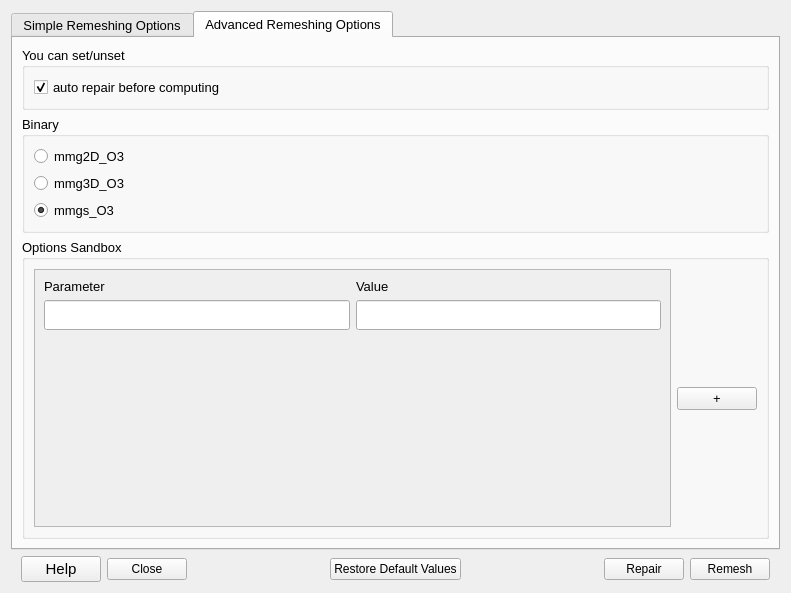
<?xml version="1.0" encoding="UTF-8"?>
<ui version="4.0">
 <class>MyPlugDialog</class>
 <widget class="QWidget" name="MyPlugDialog">
  <property name="geometry">
   <rect>
    <x>0</x>
    <y>0</y>
    <width>791</width>
    <height>593</height>
   </rect>
  </property>
  <property name="sizePolicy">
   <sizepolicy hsizetype="Expanding" vsizetype="Expanding">
    <horstretch>1</horstretch>
    <verstretch>1</verstretch>
   </sizepolicy>
  </property>
  <property name="windowTitle">
   <string>MMG : Remeshing tool</string>
  </property>
  <property name="sizeGripEnabled" stdset="0">
   <bool>true</bool>
  </property>
  <layout class="QGridLayout" name="gridLayout">
   <property name="sizeConstraint">
    <enum>QLayout::SetNoConstraint</enum>
   </property>
   <item row="0" column="0">
    <widget class="QTabWidget" name="TWOptions">
     <property name="enabled">
      <bool>true</bool>
     </property>
     <property name="sizePolicy">
      <sizepolicy hsizetype="Expanding" vsizetype="Expanding">
       <horstretch>1</horstretch>
       <verstretch>1</verstretch>
      </sizepolicy>
     </property>
     <property name="font">
      <font>
       <pointsize>10</pointsize>
      </font>
     </property>
     <property name="mouseTracking">
      <bool>false</bool>
     </property>
     <property name="tabletTracking">
      <bool>false</bool>
     </property>
     <property name="currentIndex">
      <number>1</number>
     </property>
     <property name="elideMode">
      <enum>Qt::ElideNone</enum>
     </property>
     <widget class="QWidget" name="simple">
      <property name="sizePolicy">
       <sizepolicy hsizetype="Expanding" vsizetype="Expanding">
        <horstretch>1</horstretch>
        <verstretch>1</verstretch>
       </sizepolicy>
      </property>
      <attribute name="title">
       <string>Simple Remeshing Options</string>
      </attribute>
      <layout class="QGridLayout" name="gridLayout" rowstretch="1,2,3" columnstretch="25">
       <property name="sizeConstraint">
        <enum>QLayout::SetNoConstraint</enum>
       </property>
       <item row="2" column="0">
        <widget class="QGroupBox" name="groupBox_3">
         <property name="enabled">
          <bool>true</bool>
         </property>
         <property name="sizePolicy">
          <sizepolicy hsizetype="Expanding" vsizetype="Expanding">
           <horstretch>1</horstretch>
           <verstretch>1</verstretch>
          </sizepolicy>
         </property>
         <property name="title">
          <string>You can control</string>
         </property>
         <property name="flat">
          <bool>false</bool>
         </property>
         <property name="checkable">
          <bool>false</bool>
         </property>
         <layout class="QGridLayout" name="gridLayout_3" rowstretch="1,0,0,0,0" columnstretch="1,10,1">
          <property name="sizeConstraint">
           <enum>QLayout::SetNoConstraint</enum>
          </property>
          <property name="rightMargin">
           <number>9</number>
          </property>
          <item row="3" column="0">
           <widget class="QDoubleSpinBox" name="SP_Gradation">
            <property name="singleStep">
             <double>0.010000000000000</double>
            </property>
            <property name="value">
             <double>1.300000000000000</double>
            </property>
           </widget>
          </item>
          <item row="4" column="1">
           <spacer name="verticalSpacer_2">
            <property name="orientation">
             <enum>Qt::Vertical</enum>
            </property>
            <property name="sizeHint" stdset="0">
             <size>
              <width>20</width>
              <height>40</height>
             </size>
            </property>
           </spacer>
          </item>
          <item row="2" column="1">
           <widget class="QLabel" name="label_10">
            <property name="toolTip">
             <string>Mmg will create a mesh that will respect the intersection between the size map
prescribed by the hausdorff parameter and the constant size map
(which means that they keep the smallest size asked).
This intersected size map still respects the gradation parameter.</string>
            </property>
            <property name="text">
             <string>-hsiz: it builds a constant size map of size x.</string>
            </property>
           </widget>
          </item>
          <item row="3" column="2">
           <spacer name="horizontalSpacer_10">
            <property name="orientation">
             <enum>Qt::Horizontal</enum>
            </property>
            <property name="sizeHint" stdset="0">
             <size>
              <width>40</width>
              <height>20</height>
             </size>
            </property>
           </spacer>
          </item>
          <item row="1" column="0">
           <widget class="QDoubleSpinBox" name="SP_Ridge">
            <property name="maximum">
             <double>90.000000000000000</double>
            </property>
            <property name="value">
             <double>45.000000000000000</double>
            </property>
           </widget>
          </item>
          <item row="0" column="2">
           <spacer name="horizontalSpacer_8">
            <property name="orientation">
             <enum>Qt::Horizontal</enum>
            </property>
            <property name="sizeHint" stdset="0">
             <size>
              <width>40</width>
              <height>20</height>
             </size>
            </property>
           </spacer>
          </item>
          <item row="1" column="2">
           <spacer name="horizontalSpacer_7">
            <property name="orientation">
             <enum>Qt::Horizontal</enum>
            </property>
            <property name="sizeHint" stdset="0">
             <size>
              <width>40</width>
              <height>20</height>
             </size>
            </property>
           </spacer>
          </item>
          <item row="0" column="0">
           <widget class="QDoubleSpinBox" name="SP_Geomapp">
            <property name="decimals">
             <number>3</number>
            </property>
            <property name="minimum">
             <double>0.000000000000000</double>
            </property>
            <property name="singleStep">
             <double>0.010000000000000</double>
            </property>
            <property name="stepType">
             <enum>QAbstractSpinBox::AdaptiveDecimalStepType</enum>
            </property>
            <property name="value">
             <double>0.010000000000000</double>
            </property>
           </widget>
          </item>
          <item row="2" column="0">
           <widget class="QDoubleSpinBox" name="SP_HSize">
            <property name="minimum">
             <double>0.010000000000000</double>
            </property>
            <property name="maximum">
             <double>100.000000000000000</double>
            </property>
            <property name="singleStep">
             <double>0.100000000000000</double>
            </property>
            <property name="stepType">
             <enum>QAbstractSpinBox::AdaptiveDecimalStepType</enum>
            </property>
            <property name="value">
             <double>0.100000000000000</double>
            </property>
           </widget>
          </item>
          <item row="1" column="1">
           <widget class="QLabel" name="label_7">
            <property name="toolTip">
             <string>By default it is set to 45°.
                                                    This means that Mmg dectects a sharp angle at the
interface of 2 boundary elements if the angle between their outward
 normals is greater than 45°.</string>
            </property>
            <property name="text">
             <string>-ar: if the angle between the normal vectors of two adjacent faces exceeds this value,
the edge common to the faces is a ridge.</string>
            </property>
           </widget>
          </item>
          <item row="2" column="2">
           <spacer name="horizontalSpacer_9">
            <property name="orientation">
             <enum>Qt::Horizontal</enum>
            </property>
            <property name="sizeHint" stdset="0">
             <size>
              <width>40</width>
              <height>20</height>
             </size>
            </property>
           </spacer>
          </item>
          <item row="3" column="1">
           <widget class="QLabel" name="label_12">
            <property name="toolTip">
             <string>With a gradation of h, two adjacent edges e1 and e2 must respect that : 1/h &lt;= e1/e2 &lt;= h.
By default, the gradation value is of 1.3</string>
            </property>
            <property name="text">
             <string>-hgrad: it controls the ratio between two adjacent edges. </string>
            </property>
           </widget>
          </item>
          <item row="0" column="1">
           <widget class="QLabel" name="label_6">
            <property name="toolTip">
             <string>This value defines a the Hausdorf distance.
A low Hausdorff parameter leads to refine the high curvature areas.</string>
            </property>
            <property name="text">
             <string>-hausd: it defines the boundary approximation, which is the maximal distance between the piecewise linear
representation of the boundary and the reconstructed ideal boundary.</string>
            </property>
           </widget>
          </item>
         </layout>
        </widget>
       </item>
       <item row="1" column="0">
        <widget class="QGroupBox" name="groupBox_2">
         <property name="sizePolicy">
          <sizepolicy hsizetype="Expanding" vsizetype="Expanding">
           <horstretch>1</horstretch>
           <verstretch>1</verstretch>
          </sizepolicy>
         </property>
         <property name="title">
          <string>You can set/unset</string>
         </property>
         <layout class="QGridLayout" name="gridLayout_4" columnstretch="10,5">
          <property name="sizeConstraint">
           <enum>QLayout::SetNoConstraint</enum>
          </property>
          <item row="2" column="0">
           <widget class="QCheckBox" name="CB_InsertEdge">
            <property name="toolTip">
             <string>If set, Mmg will not prevent point insertion/deletion.</string>
            </property>
            <property name="text">
             <string>insert edge</string>
            </property>
            <property name="checked">
             <bool>true</bool>
            </property>
           </widget>
          </item>
          <item row="0" column="0">
           <widget class="QCheckBox" name="CB_MoveEdge">
            <property name="font">
             <font>
              <pointsize>10</pointsize>
              <kerning>true</kerning>
             </font>
            </property>
            <property name="toolTip">
             <string>If set, Mmg will not prevent point relocation.</string>
            </property>
            <property name="text">
             <string>move edge</string>
            </property>
            <property name="checked">
             <bool>true</bool>
            </property>
           </widget>
          </item>
          <item row="1" column="1">
           <spacer name="horizontalSpacer_3">
            <property name="orientation">
             <enum>Qt::Horizontal</enum>
            </property>
            <property name="sizeHint" stdset="0">
             <size>
              <width>40</width>
              <height>20</height>
             </size>
            </property>
           </spacer>
          </item>
          <item row="3" column="0">
           <spacer name="verticalSpacer_5">
            <property name="orientation">
             <enum>Qt::Vertical</enum>
            </property>
            <property name="sizeHint" stdset="0">
             <size>
              <width>20</width>
              <height>40</height>
             </size>
            </property>
           </spacer>
          </item>
          <item row="1" column="0">
           <widget class="QCheckBox" name="CB_SwapEdge">
            <property name="toolTip">
             <string>If set, Mmg will not prevent edge flipping.</string>
            </property>
            <property name="text">
             <string>swap edge</string>
            </property>
            <property name="checked">
             <bool>true</bool>
            </property>
           </widget>
          </item>
          <item row="0" column="1">
           <spacer name="horizontalSpacer_2">
            <property name="orientation">
             <enum>Qt::Horizontal</enum>
            </property>
            <property name="sizeHint" stdset="0">
             <size>
              <width>40</width>
              <height>20</height>
             </size>
            </property>
           </spacer>
          </item>
          <item row="2" column="1">
           <spacer name="horizontalSpacer_5">
            <property name="orientation">
             <enum>Qt::Horizontal</enum>
            </property>
            <property name="sizeHint" stdset="0">
             <size>
              <width>40</width>
              <height>20</height>
             </size>
            </property>
           </spacer>
          </item>
         </layout>
        </widget>
       </item>
       <item row="0" column="0">
        <widget class="QGroupBox" name="groupBox_1">
         <property name="enabled">
          <bool>true</bool>
         </property>
         <property name="sizePolicy">
          <sizepolicy hsizetype="Expanding" vsizetype="Expanding">
           <horstretch>1</horstretch>
           <verstretch>1</verstretch>
          </sizepolicy>
         </property>
         <property name="sizeIncrement">
          <size>
           <width>0</width>
           <height>0</height>
          </size>
         </property>
         <property name="font">
          <font>
           <pointsize>10</pointsize>
          </font>
         </property>
         <property name="mouseTracking">
          <bool>true</bool>
         </property>
         <property name="autoFillBackground">
          <bool>false</bool>
         </property>
         <property name="title">
          <string>Original Mesh</string>
         </property>
         <layout class="QGridLayout" name="gridLayout_2" rowstretch="1,1,1" columnstretch="1,1,15,2">
          <property name="sizeConstraint">
           <enum>QLayout::SetDefaultConstraint</enum>
          </property>
          <property name="bottomMargin">
           <number>9</number>
          </property>
          <property name="verticalSpacing">
           <number>6</number>
          </property>
          <item row="0" column="3">
           <spacer name="horizontalSpacer_6">
            <property name="orientation">
             <enum>Qt::Horizontal</enum>
            </property>
            <property name="sizeHint" stdset="0">
             <size>
              <width>40</width>
              <height>20</height>
             </size>
            </property>
           </spacer>
          </item>
          <item row="1" column="1">
           <widget class="QPushButton" name="PB_MeshFile">
            <property name="sizePolicy">
             <sizepolicy hsizetype="Minimum" vsizetype="Fixed">
              <horstretch>1</horstretch>
              <verstretch>0</verstretch>
             </sizepolicy>
            </property>
            <property name="font">
             <font>
              <pointsize>10</pointsize>
             </font>
            </property>
            <property name="text">
             <string>Mesh File GMF format</string>
            </property>
            <property name="iconSize">
             <size>
              <width>18</width>
              <height>18</height>
             </size>
            </property>
           </widget>
          </item>
          <item row="1" column="3">
           <spacer name="horizontalSpacer_11">
            <property name="orientation">
             <enum>Qt::Horizontal</enum>
            </property>
            <property name="sizeHint" stdset="0">
             <size>
              <width>40</width>
              <height>20</height>
             </size>
            </property>
           </spacer>
          </item>
          <item row="1" column="0">
           <widget class="QLabel" name="label_8">
            <property name="sizePolicy">
             <sizepolicy hsizetype="Expanding" vsizetype="Preferred">
              <horstretch>0</horstretch>
              <verstretch>0</verstretch>
             </sizepolicy>
            </property>
            <property name="text">
             <string>or</string>
            </property>
           </widget>
          </item>
          <item row="1" column="2">
           <widget class="QLineEdit" name="LE_MeshFile">
            <property name="sizePolicy">
             <sizepolicy hsizetype="Expanding" vsizetype="Fixed">
              <horstretch>1</horstretch>
              <verstretch>0</verstretch>
             </sizepolicy>
            </property>
            <property name="font">
             <font>
              <pointsize>10</pointsize>
             </font>
            </property>
           </widget>
          </item>
          <item row="0" column="1">
           <widget class="QPushButton" name="PB_MeshSmesh">
            <property name="sizePolicy">
             <sizepolicy hsizetype="Minimum" vsizetype="Fixed">
              <horstretch>1</horstretch>
              <verstretch>0</verstretch>
             </sizepolicy>
            </property>
            <property name="text">
             <string>Mesh Object Browser</string>
            </property>
            <property name="iconSize">
             <size>
              <width>18</width>
              <height>18</height>
             </size>
            </property>
            <property name="checkable">
             <bool>false</bool>
            </property>
           </widget>
          </item>
          <item row="0" column="2">
           <widget class="QLineEdit" name="LE_MeshSmesh">
            <property name="font">
             <font>
              <pointsize>10</pointsize>
             </font>
            </property>
           </widget>
          </item>
          <item row="2" column="2">
           <spacer name="verticalSpacer">
            <property name="orientation">
             <enum>Qt::Vertical</enum>
            </property>
            <property name="sizeHint" stdset="0">
             <size>
              <width>20</width>
              <height>40</height>
             </size>
            </property>
           </spacer>
          </item>
         </layout>
        </widget>
       </item>
      </layout>
     </widget>
     <widget class="QWidget" name="advanced">
      <property name="sizePolicy">
       <sizepolicy hsizetype="Expanding" vsizetype="Expanding">
        <horstretch>1</horstretch>
        <verstretch>1</verstretch>
       </sizepolicy>
      </property>
      <attribute name="title">
       <string>Advanced Remeshing Options</string>
      </attribute>
      <layout class="QGridLayout" name="gridLayout" rowstretch="1,3,10" columnstretch="0">
       <property name="sizeConstraint">
        <enum>QLayout::SetNoConstraint</enum>
       </property>
       <item row="2" column="0">
        <widget class="QGroupBox" name="groupBox_3">
         <property name="enabled">
          <bool>true</bool>
         </property>
         <property name="sizePolicy">
          <sizepolicy hsizetype="Expanding" vsizetype="Expanding">
           <horstretch>1</horstretch>
           <verstretch>1</verstretch>
          </sizepolicy>
         </property>
         <property name="toolTip">
          <string>If you know well MMG, you can add specific options here.</string>
         </property>
         <property name="title">
          <string>Options Sandbox</string>
         </property>
         <property name="flat">
          <bool>false</bool>
         </property>
         <property name="checkable">
          <bool>false</bool>
         </property>
         <layout class="QGridLayout" name="gridLayout_3" rowstretch="0,0,0" columnstretch="1,0,0,0">
          <property name="sizeConstraint">
           <enum>QLayout::SetNoConstraint</enum>
          </property>
          <property name="rightMargin">
           <number>9</number>
          </property>
          <item row="0" column="3">
           <spacer name="horizontalSpacer_13">
            <property name="orientation">
             <enum>Qt::Horizontal</enum>
            </property>
            <property name="sizeHint" stdset="0">
             <size>
              <width>40</width>
              <height>20</height>
             </size>
            </property>
           </spacer>
          </item>
          <item row="1" column="3">
           <widget class="QPushButton" name="PB_Plus">
            <property name="sizePolicy">
             <sizepolicy hsizetype="Expanding" vsizetype="Fixed">
              <horstretch>0</horstretch>
              <verstretch>0</verstretch>
             </sizepolicy>
            </property>
            <property name="toolTip">
             <string>Add a line.</string>
            </property>
            <property name="text">
             <string>+</string>
            </property>
           </widget>
          </item>
          <item row="2" column="3">
           <spacer name="horizontalSpacer_12">
            <property name="orientation">
             <enum>Qt::Horizontal</enum>
            </property>
            <property name="sizeHint" stdset="0">
             <size>
              <width>40</width>
              <height>20</height>
             </size>
            </property>
           </spacer>
          </item>
          <item row="0" column="0" rowspan="3" colspan="2">
           <widget class="QScrollArea" name="scrollArea">
            <property name="widgetResizable">
             <bool>true</bool>
            </property>
            <property name="alignment">
             <set>Qt::AlignLeading|Qt::AlignLeft|Qt::AlignTop</set>
            </property>
            <widget class="QWidget" name="scrollAreaWidgetContents">
             <property name="geometry">
              <rect>
               <x>0</x>
               <y>0</y>
               <width>639</width>
               <height>245</height>
              </rect>
             </property>
             <layout class="QGridLayout" name="gridLayout_6">
              <item row="0" column="0">
               <layout class="QGridLayout" name="gridLayout_5" columnstretch="0,0">
                <item row="1" column="1">
                 <widget class="QLineEdit" name="LE_SandboxR_1">
                  <property name="minimumSize">
                   <size>
                    <width>0</width>
                    <height>30</height>
                   </size>
                  </property>
                 </widget>
                </item>
                <item row="0" column="1">
                 <widget class="QLabel" name="label_3">
                  <property name="text">
                   <string>Value</string>
                  </property>
                 </widget>
                </item>
                <item row="1" column="0">
                 <widget class="QLineEdit" name="LE_SandboxL_1">
                  <property name="sizePolicy">
                   <sizepolicy hsizetype="Expanding" vsizetype="Fixed">
                    <horstretch>0</horstretch>
                    <verstretch>0</verstretch>
                   </sizepolicy>
                  </property>
                  <property name="minimumSize">
                   <size>
                    <width>0</width>
                    <height>30</height>
                   </size>
                  </property>
                 </widget>
                </item>
                <item row="2" column="0">
                 <spacer name="verticalSpacer_3">
                  <property name="orientation">
                   <enum>Qt::Vertical</enum>
                  </property>
                  <property name="sizeHint" stdset="0">
                   <size>
                    <width>20</width>
                    <height>40</height>
                   </size>
                  </property>
                 </spacer>
                </item>
                <item row="2" column="1">
                 <spacer name="verticalSpacer_4">
                  <property name="orientation">
                   <enum>Qt::Vertical</enum>
                  </property>
                  <property name="sizeHint" stdset="0">
                   <size>
                    <width>20</width>
                    <height>40</height>
                   </size>
                  </property>
                 </spacer>
                </item>
                <item row="0" column="0">
                 <widget class="QLabel" name="label_2">
                  <property name="text">
                   <string>Parameter</string>
                  </property>
                 </widget>
                </item>
               </layout>
              </item>
             </layout>
            </widget>
           </widget>
          </item>
         </layout>
        </widget>
       </item>
       <item row="0" column="0">
        <widget class="QGroupBox" name="groupBox_2">
         <property name="sizePolicy">
          <sizepolicy hsizetype="Expanding" vsizetype="Expanding">
           <horstretch>1</horstretch>
           <verstretch>1</verstretch>
          </sizepolicy>
         </property>
         <property name="title">
          <string>You can set/unset</string>
         </property>
         <layout class="QGridLayout" name="gridLayout_4" columnstretch="10,0">
          <property name="sizeConstraint">
           <enum>QLayout::SetNoConstraint</enum>
          </property>
          <item row="0" column="0">
           <widget class="QCheckBox" name="CB_RepairBeforeCompute">
            <property name="font">
             <font>
              <pointsize>10</pointsize>
              <kerning>true</kerning>
             </font>
            </property>
            <property name="toolTip">
             <string>&lt;html&gt;&lt;head/&gt;&lt;body&gt;&lt;p&gt;If not set, your mesh won't be repaired before being remeshed by MMG.&lt;/p&gt;&lt;p&gt;Note that your mesh might not be valid for MMG.&lt;/p&gt;&lt;/body&gt;&lt;/html&gt;</string>
            </property>
            <property name="text">
             <string>auto repair before computing</string>
            </property>
            <property name="checked">
             <bool>true</bool>
            </property>
           </widget>
          </item>
          <item row="0" column="1">
           <spacer name="horizontalSpacer_2">
            <property name="orientation">
             <enum>Qt::Horizontal</enum>
            </property>
            <property name="sizeHint" stdset="0">
             <size>
              <width>40</width>
              <height>20</height>
             </size>
            </property>
           </spacer>
          </item>
          <item row="1" column="0">
           <spacer name="verticalSpacer_6">
            <property name="orientation">
             <enum>Qt::Vertical</enum>
            </property>
            <property name="sizeHint" stdset="0">
             <size>
              <width>20</width>
              <height>40</height>
             </size>
            </property>
           </spacer>
          </item>
         </layout>
        </widget>
       </item>
       <item row="1" column="0">
        <widget class="QGroupBox" name="groupBox">
         <property name="toolTip">
          <string>According to the type of mesh that you are working with, you can change the binary to use</string>
         </property>
         <property name="title">
          <string>Binary</string>
         </property>
         <layout class="QGridLayout" name="gridLayout_7">
          <item row="0" column="0">
           <widget class="QRadioButton" name="RB_MMG2D">
            <property name="text">
             <string>mmg2D_O3</string>
            </property>
           </widget>
          </item>
          <item row="1" column="0">
           <widget class="QRadioButton" name="RB_MMG3D">
            <property name="text">
             <string>mmg3D_O3</string>
            </property>
           </widget>
          </item>
          <item row="2" column="0">
           <widget class="QRadioButton" name="RB_MMGS">
            <property name="text">
             <string>mmgs_O3</string>
            </property>
            <property name="checked">
             <bool>true</bool>
            </property>
           </widget>
          </item>
         </layout>
        </widget>
       </item>
      </layout>
     </widget>
    </widget>
   </item>
   <item row="1" column="0">
    <layout class="QHBoxLayout" name="horizontalLayout">
     <item>
      <spacer name="horizontalSpacer_xx">
       <property name="orientation">
        <enum>Qt::Horizontal</enum>
       </property>
       <property name="sizeType">
        <enum>QSizePolicy::Minimum</enum>
       </property>
       <property name="sizeHint" stdset="0">
        <size>
         <width>10</width>
         <height>20</height>
        </size>
       </property>
      </spacer>
     </item>
     <item>
      <widget class="QPushButton" name="PB_Help">
       <property name="font">
        <font>
         <pointsize>11</pointsize>
        </font>
       </property>
       <property name="text">
        <string>Help</string>
       </property>
      </widget>
     </item>
     <item>
      <widget class="QPushButton" name="PB_Cancel">
       <property name="text">
        <string>Close</string>
       </property>
      </widget>
     </item>
     <item>
      <spacer name="horizontalSpacer_4">
       <property name="orientation">
        <enum>Qt::Horizontal</enum>
       </property>
       <property name="sizeHint" stdset="0">
        <size>
         <width>30</width>
         <height>20</height>
        </size>
       </property>
      </spacer>
     </item>
     <item>
      <widget class="QPushButton" name="PB_Default">
       <property name="text">
        <string>Restore Default Values</string>
       </property>
      </widget>
     </item>
     <item>
      <spacer name="horizontalSpacer">
       <property name="orientation">
        <enum>Qt::Horizontal</enum>
       </property>
       <property name="sizeHint" stdset="0">
        <size>
         <width>30</width>
         <height>20</height>
        </size>
       </property>
      </spacer>
     </item>
     <item>
      <widget class="QPushButton" name="PB_Repair">
       <property name="text">
        <string>Repair</string>
       </property>
      </widget>
     </item>
     <item>
      <widget class="QPushButton" name="PB_OK">
       <property name="text">
        <string>Remesh</string>
       </property>
      </widget>
     </item>
     <item>
      <spacer name="horizontalSpacer_xx">
       <property name="orientation">
        <enum>Qt::Horizontal</enum>
       </property>
       <property name="sizeType">
        <enum>QSizePolicy::Minimum</enum>
       </property>
       <property name="sizeHint" stdset="0">
        <size>
         <width>10</width>
         <height>20</height>
        </size>
       </property>
      </spacer>
     </item>
    </layout>
   </item>
  </layout>
 </widget>
 <resources/>
 <connections/>
</ui>
